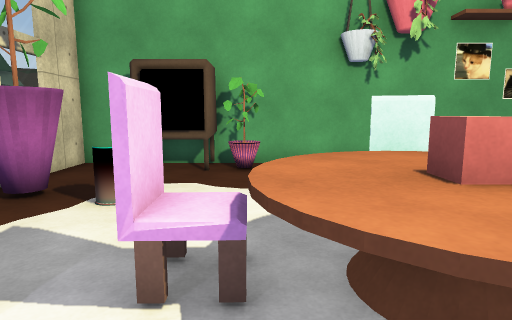
View 1 (above)

12 first-person views from a walk through a 3-D level made in the Unity game engine. The camera is 1.5 m above the floor, tilts 8° down and sees 75° across. The floor is counted in squares, 1 m on a side. Each view is taken from the middle of a square. On the plan, view 1 faces up. The plan holds only what a view shows up to about 15 squares ahead; the rest is blank. The place goes on beyond the plan. The player is left out. Some animated figures are not drawn. Some surface patterns are stand-ins.

View 2
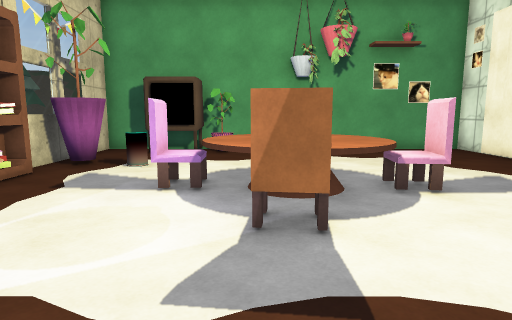

View 3
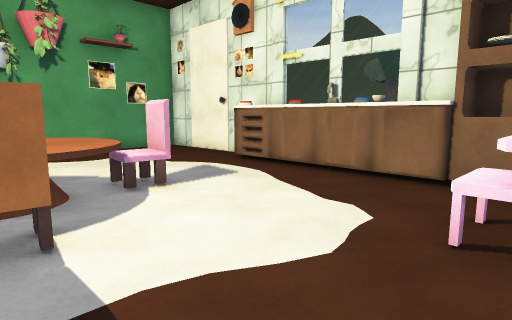

View 4
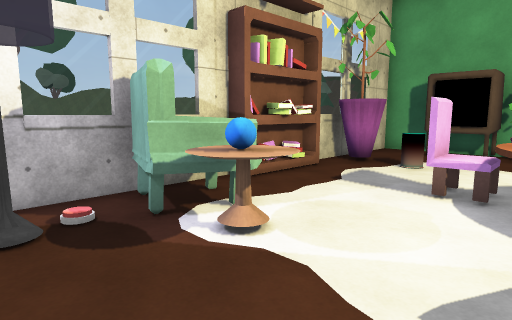

View 5
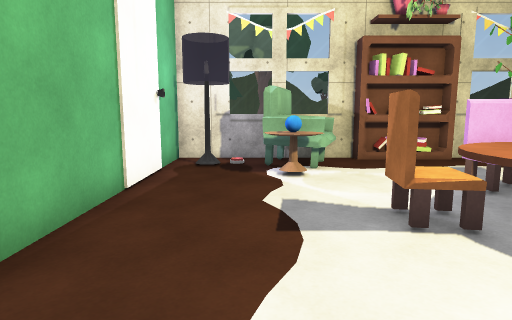

View 6
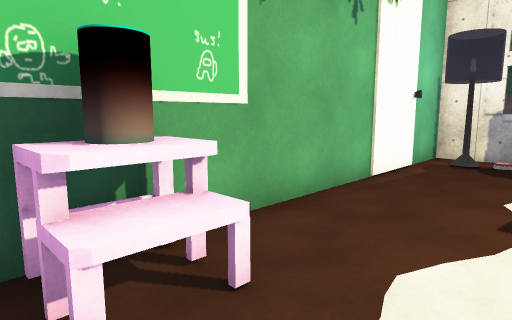

View 7
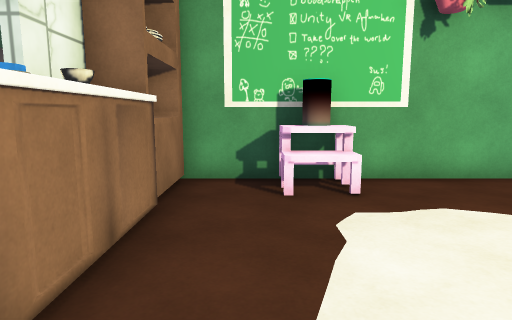

View 8
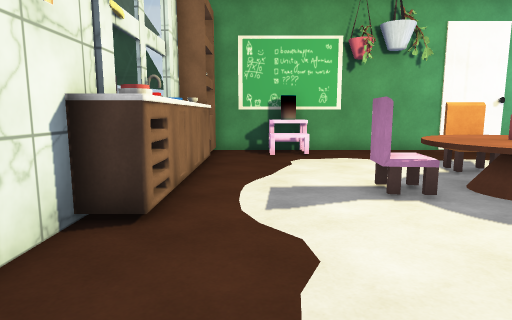

View 9
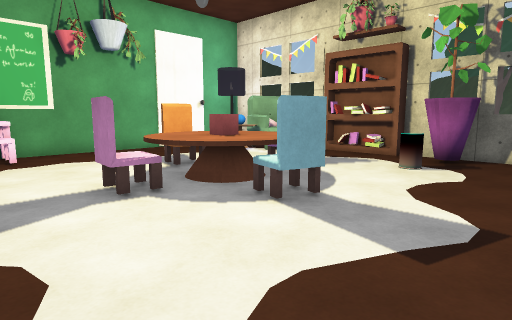

View 10
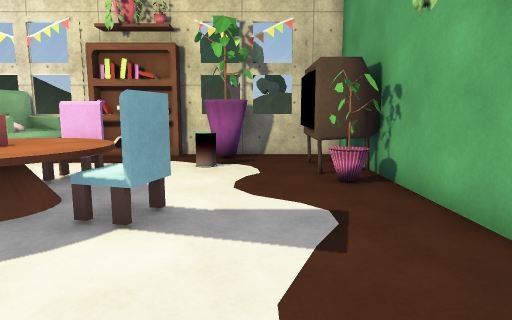

View 11
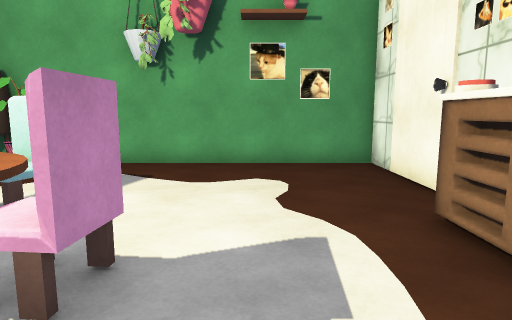

View 12
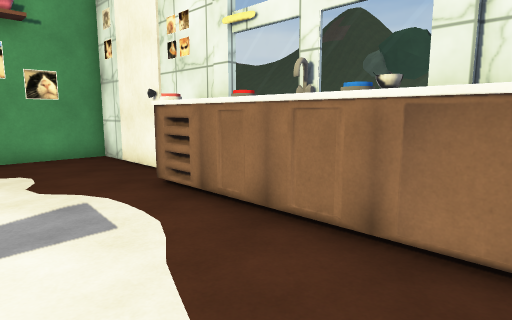

### Floor plan
Key: @ floor where view 1 was taken; # wall or solid block; x gap in a wall; . floor; = window, fence, low wall or low ledge; ^ raised ledge; P plant; C red cube; B bowl; L blue ball; A lamp; O other object.
Columns run from 5 left of view 1 to 10 right of it. Each row starts with its distance up from view 1.
 10 ################
  9 #.###P.........#
  8 =..............#
  7 =..............#
  6 =P.O...........#
  5 #......^=......#
  4 #.....^^^.....O#
  3 #...#^^C^^....##
  2 #....^^^^^....O
  1 #.....^^^.....^
  0 #^^..@#^......B
 -1 ##xL..........#
 -2 ##.=..........##
 -3 #A........^^..##
 -4 ##........#O..#
 -5 ###############

Where each view was taken, in squares from view 1:
view 1: 0 up, 0 right, facing up
view 2: 4 down, 1 right, facing up
view 3: 4 down, 1 right, facing up-right
view 4: 4 down, 1 right, facing up-left
view 5: 2 down, 6 right, facing left
view 6: 1 down, 7 right, facing down-left
view 7: 3 up, 7 right, facing down
view 8: 9 up, 7 right, facing down
view 9: 9 up, 7 right, facing down-left
view 10: 7 up, 7 right, facing left
view 11: 0 up, 6 right, facing up
view 12: 2 down, 5 right, facing up-right
